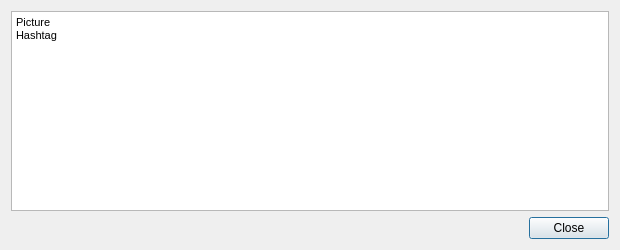
<?xml version="1.0" encoding="UTF-8"?>
<ui version="4.0">
 <class>TransactionDescDialog</class>
 <widget class="QDialog" name="TransactionDescDialog">
  <property name="geometry">
   <rect>
    <x>0</x>
    <y>0</y>
    <width>620</width>
    <height>250</height>
   </rect>
  </property>
  <property name="windowTitle">
   <string notr="true">Transaction details</string>
  </property>
  <layout class="QVBoxLayout" name="verticalLayout">
   <item>
    <widget class="QTextEdit" name="detailText">
     <property name="toolTip">
      <string>This pane shows a detailed description of the transaction</string>
     </property>
     <property name="readOnly">
      <bool>true</bool>
     </property>
     <property name="html">
      <string>&lt;!DOCTYPE HTML PUBLIC &quot;-//W3C//DTD HTML 4.0//EN&quot; &quot;http://www.w3.org/TR/REC-html40/strict.dtd&quot;&gt;
&lt;html&gt;&lt;head&gt;&lt;meta name=&quot;qrichtext&quot; content=&quot;1&quot; /&gt;&lt;style type=&quot;text/css&quot;&gt;
p, li { white-space: pre-wrap; }
&lt;/style&gt;&lt;/head&gt;&lt;body style=&quot; font-family:'MS Shell Dlg 2'; font-size:8.25pt; font-weight:400; font-style:normal;&quot;&gt;
&lt;p style=&quot; margin-top:0px; margin-bottom:0px; margin-left:0px; margin-right:0px; -qt-block-indent:0; text-indent:0px;&quot;&gt;Picture&lt;/p&gt;
&lt;p style=&quot; margin-top:0px; margin-bottom:0px; margin-left:0px; margin-right:0px; -qt-block-indent:0; text-indent:0px;&quot;&gt;Hashtag&lt;/p&gt;
&lt;p style=&quot;-qt-paragraph-type:empty; margin-top:0px; margin-bottom:0px; margin-left:0px; margin-right:0px; -qt-block-indent:0; text-indent:0px;&quot;&gt;&lt;br /&gt;&lt;/p&gt;&lt;/body&gt;&lt;/html&gt;</string>
     </property>
    </widget>
   </item>
   <item>
    <widget class="QDialogButtonBox" name="buttonBox">
     <property name="orientation">
      <enum>Qt::Horizontal</enum>
     </property>
     <property name="standardButtons">
      <set>QDialogButtonBox::Close</set>
     </property>
    </widget>
   </item>
  </layout>
 </widget>
 <resources/>
 <connections>
  <connection>
   <sender>buttonBox</sender>
   <signal>accepted()</signal>
   <receiver>TransactionDescDialog</receiver>
   <slot>accept()</slot>
   <hints>
    <hint type="sourcelabel">
     <x>20</x>
     <y>20</y>
    </hint>
    <hint type="destinationlabel">
     <x>20</x>
     <y>20</y>
    </hint>
   </hints>
  </connection>
  <connection>
   <sender>buttonBox</sender>
   <signal>rejected()</signal>
   <receiver>TransactionDescDialog</receiver>
   <slot>reject()</slot>
   <hints>
    <hint type="sourcelabel">
     <x>20</x>
     <y>20</y>
    </hint>
    <hint type="destinationlabel">
     <x>20</x>
     <y>20</y>
    </hint>
   </hints>
  </connection>
 </connections>
</ui>
